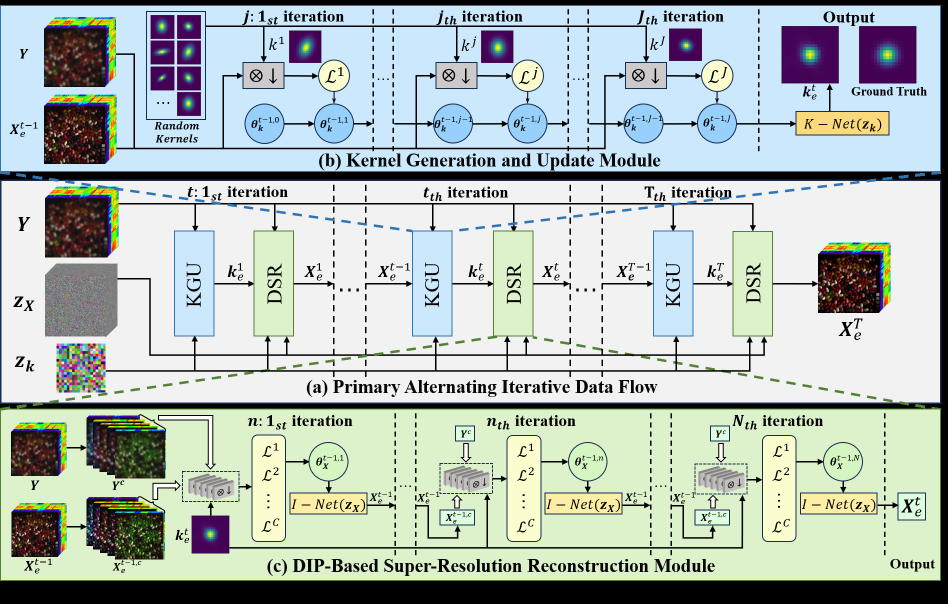
#> input picture illustrations/flow.png, 1896 x 1207 px (shown at 1/2 size); its folder holds only this picture in this run
$ python -i util.py   (imports and definitions only)   (older library calls are emulated)
#> lines starting #> are read from the running program, lines starting #| are printed output that depends on the picture
import os
import time
import torch
import math
import cv2
import numpy as np
from PIL import Image
import scipy.io as sio
from functools import partial

from matplotlib.patches import Rectangle
from skimage.metrics import structural_similarity as compare_ssim
from skimage.metrics import peak_signal_noise_ratio as compare_psnr
import matplotlib
# [1 line not run here, left out]
import matplotlib.pyplot as plt
from scipy.signal import convolve2d
from torch.nn import functional as F
from scipy.ndimage import measurements, interpolation
from scipy.interpolate import interp2d
import torch.nn as nn

'''
# ------------------------------------------------
# util.py for DIPFKP, etc.
# ------------------------------------------------
'''

# [5 lines left out: function calculate_parameters, not called in this run]

class BasicBlock(nn.Module):
    expansion = 1
    # [23 lines left out: functions __init__, forward, not called in this run]


# 用于ResNet50,101和152的残差块，用的是1x1+3x3+1x1的卷积
class Bottleneck(nn.Module):
    # 前面1x1和3x3卷积的filter个数相等，最后1x1卷积是其expansion倍
    expansion = 4

    # [26 lines left out: functions __init__, forward, not called in this run]


class ResNet(nn.Module):
    # [31 lines left out: functions __init__, _make_layer, forward, not called in this run]


class Optimizee_lagd(nn.Module):
    # [26 lines left out: functions __init__, forward, kernel_move, not called in this run]

def move2cpu(d):
    """Move data from gpu to cpu"""
    return d.detach().cpu().float().numpy()


# [4 lines left out: function tensor2im, not called in this run]


def tensor2np(im_t):
    im_np = np.clip(np.transpose(move2cpu(im_t).squeeze(0), (1, 2, 0)), 0, 1)
    return im_np


def np2tensor01(im_np):
    return torch.FloatTensor(np.transpose(im_np, (2, 0, 1))).cuda()


# [16 lines left out: functions im2tensor, im2tensor01, im2tensor01_cpu, not called in this run]


def map2tensor(gray_map):
    """Move gray maps to GPU, no normalization is done"""
    return torch.FloatTensor(gray_map).unsqueeze(0).unsqueeze(0).cuda()


# [14 lines left out: functions resize_tensor_w_kernel, read_image, not called in this run]


def rgb2gray(im):
    """Convert and RGB image to gray-scale"""
    return np.dot(im, [0.299, 0.587, 0.114]) if len(im.shape) == 3 else im


def swap_axis(im):
    """Swap axis of a tensor from a 3 channel tensor to a batch of 3-single channel and vise-versa"""
    return im.transpose(0, 1) if type(im) == torch.Tensor else np.moveaxis(im, 0, 1)


# [12 lines left out: function shave_a2b, not called in this run]


def create_gradient_map(im, window=5, percent=.97):
    """Create a gradient map of the image blurred with a rect of size window and clips extreme values"""
    # Calculate gradients
    gx, gy = np.gradient(rgb2gray(im))
    gx, gy = np.gradient(rgb2gray(im))
    # Calculate gradient magnitude
    gmag, gx, gy = np.sqrt(gx ** 2 + gy ** 2), np.abs(gx), np.abs(gy)
    # Pad edges to avoid artifacts in the edge of the image
    gx_pad, gy_pad, gmag = pad_edges(gx, int(window)), pad_edges(gy, int(window)), pad_edges(gmag, int(window))
    lm_x, lm_y, lm_gmag = clip_extreme(gx_pad, percent), clip_extreme(gy_pad, percent), clip_extreme(gmag, percent)
    # Sum both gradient maps
    grads_comb = lm_x / lm_x.sum() + lm_y / lm_y.sum() + gmag / gmag.sum()
    # Blur the gradients and normalize to original values
    loss_map = convolve2d(grads_comb, np.ones(shape=(window, window)), 'same') / (window ** 2)
    # Normalizing: sum of map = numel
    return loss_map / np.mean(loss_map)


# [10 lines left out: function create_probability_map, not called in this run]


def pad_edges(im, edge):
    """Replace image boundaries with 0 without changing the size"""
    zero_padded = np.zeros_like(im)
    zero_padded[edge:-edge, edge:-edge] = im[edge:-edge, edge:-edge]
    return zero_padded


def clip_extreme(im, percent):
    """Zeroize values below the a threshold and clip all those above"""
    # Sort the image
    im_sorted = np.sort(im.flatten())
    # Choose a pivot index that holds the min value to be clipped
    pivot = int(percent * len(im_sorted))
    v_min = im_sorted[pivot]
    # max value will be the next value in the sorted array. if it is equal to the min, a threshold will be added
    v_max = im_sorted[pivot + 1] if im_sorted[pivot + 1] > v_min else v_min + 10e-6
    # Clip an zeroize all the lower values
    return np.clip(im, v_min, v_max) - v_min


# [249 lines left out: functions post_process_k, zeroize_negligible_val, create_penalty_mask, create_gaussian, nn_interpolation, analytic_kernel and 9 more, not called in this run]

class Bandwise(object):
    def __init__(self, index_fn):
        self.index_fn = index_fn

    # [9 lines left out: function __call__, not called in this run]

cal_bwssim = Bandwise(partial(compare_ssim, data_range=1))
cal_bwpsnr = Bandwise(partial(compare_psnr, data_range=1))

# [213 lines left out: functions MSIQA, evaluation_image, image_result_save, evaluation_dataset, fill_noise, np_to_torch and 1 more, not called in this run]

>>> import cv2
>>> picture = cv2.cvtColor(cv2.imread('../../illustrations/flow.png'), cv2.COLOR_BGR2RGB)
>>> result = create_gradient_map(picture)
#> in create_gradient_map, `gx, gy = np.gradient(rgb2gray(im))`:
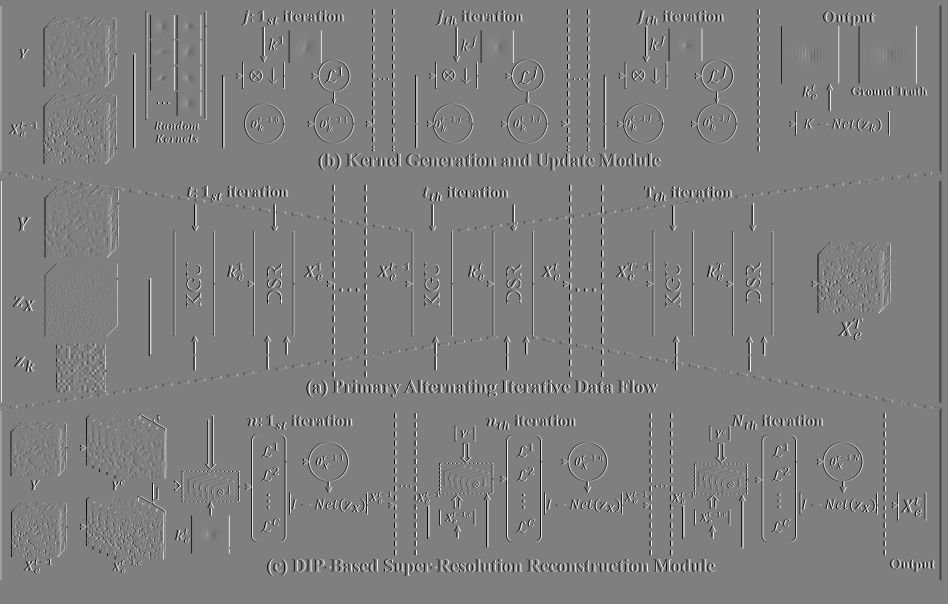
#> gy: shape (1207, 1896) float64 (shown at 1/2 size); min -127.5, max 127.5, mean 0; drawn with min black and max white
#> in create_gradient_map, `gmag, gx, gy = np.sqrt(gx ** 2 + gy ** 2), np.abs(gx), np.abs(gy)`:
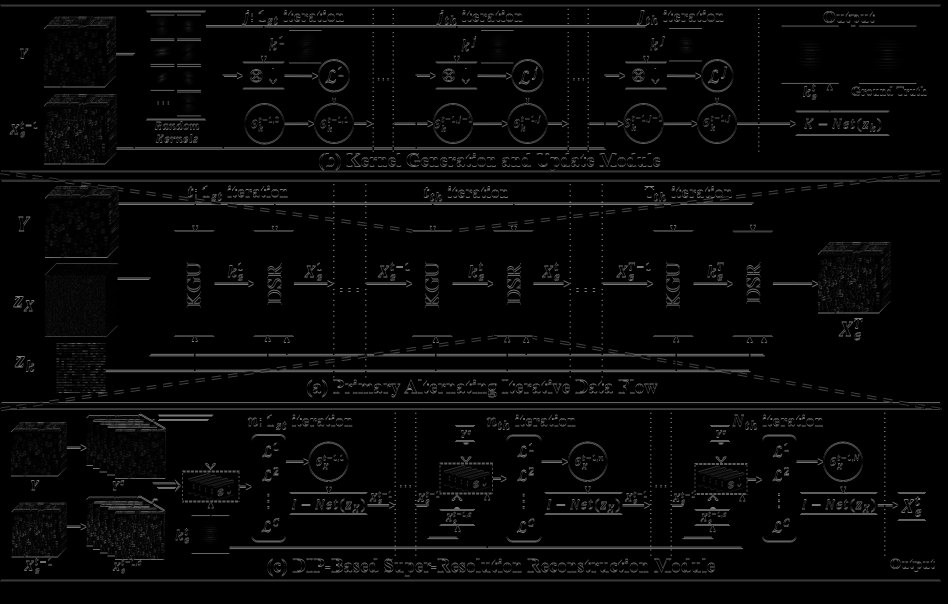
#> gx: shape (1207, 1896) float64 (shown at 1/2 size); min 0, max 127.5, mean 7.3
#> in create_gradient_map, `gmag, gx, gy = np.sqrt(gx ** 2 + gy ** 2), np.abs(gx), np.abs(gy)`:
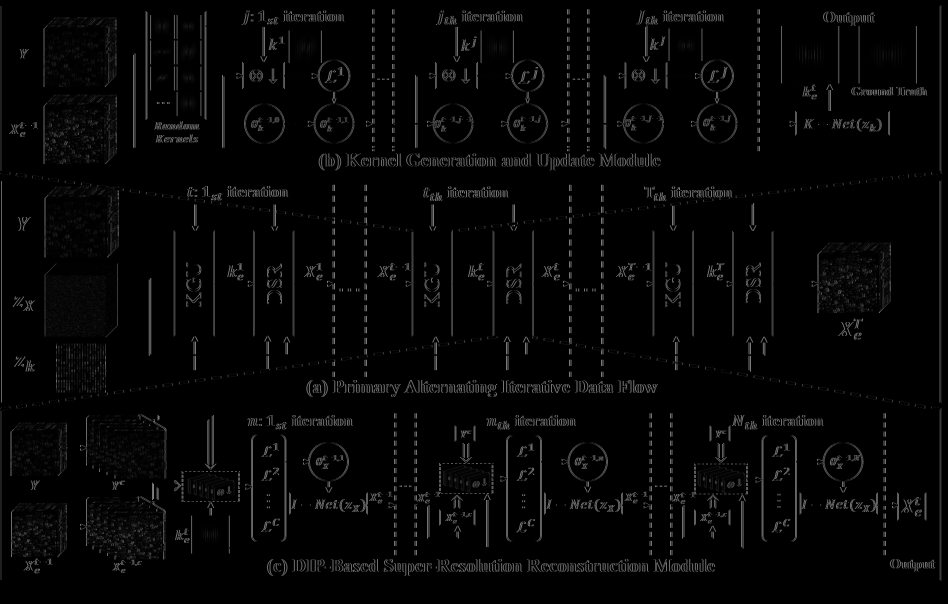
#> gy: shape (1207, 1896) float64 (shown at 1/2 size); min 0, max 127.5, mean 6
#> in pad_edges (call 2), `zero_padded = np.zeros_like(im)`: zero_padded: shape (1207, 1896) float64; every value is 0
#> in clip_extreme, `pivot = int(percent * len(im_sorted))`: pivot = 2219817
#> in clip_extreme, `v_min = im_sorted[pivot]`: v_min = 94.37
#> in clip_extreme, `return np.clip(im, v_min, v_max) - v_min`:
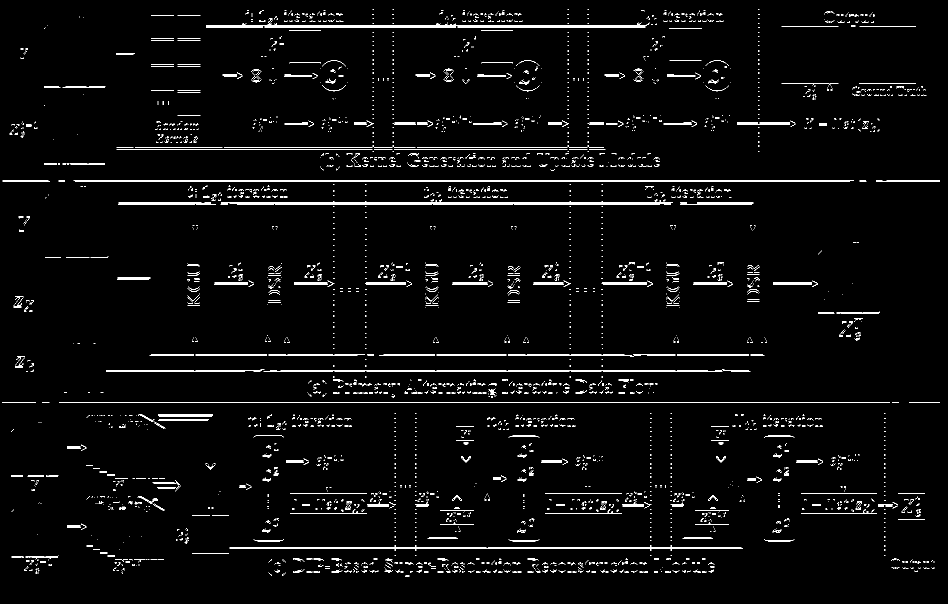
#> returned value: shape (1207, 1896) float64 (shown at 1/2 size); values 0 (black) and 1e-05 (white), 2.9% white in thin lines or dots
#> call 2 of clip_extreme, with percent = 0.97
#> in clip_extreme (call 2), `v_min = im_sorted[pivot]`: v_min = 89.34
#> in clip_extreme (call 2), `return np.clip(im, v_min, v_max) - v_min`:
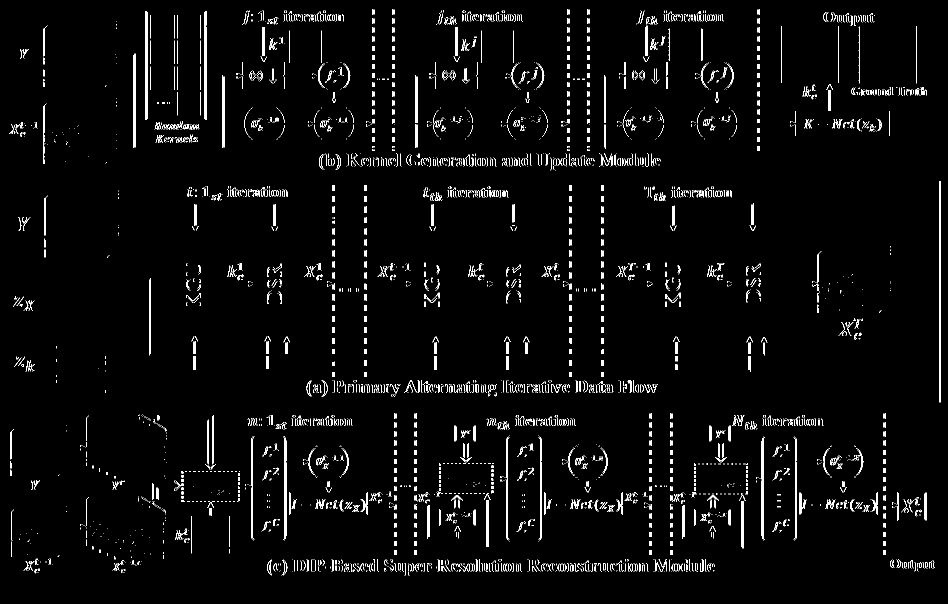
#> returned value: shape (1207, 1896) float64 (shown at 1/2 size); values 0 (black) and 1e-05 (white), 3% white in thin lines or dots
#> call 3 of clip_extreme, with percent = 0.97
#> in clip_extreme (call 3), `v_min = im_sorted[pivot]`: v_min = 112.9
#> in clip_extreme (call 3), `return np.clip(im, v_min, v_max) - v_min`:
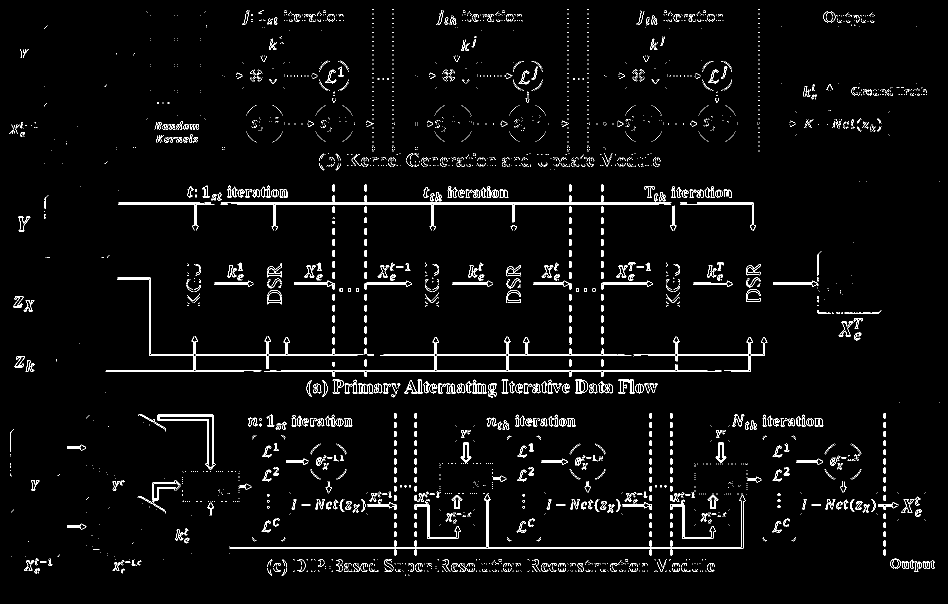
#> returned value: shape (1207, 1896) float64 (shown at 1/2 size); values 0 (black) and 1e-05 (white), 3% white in thin lines or dots
#> in create_gradient_map, `loss_map = convolve2d(grads_comb, np.ones(shape=(window, window)), 'sa..`:
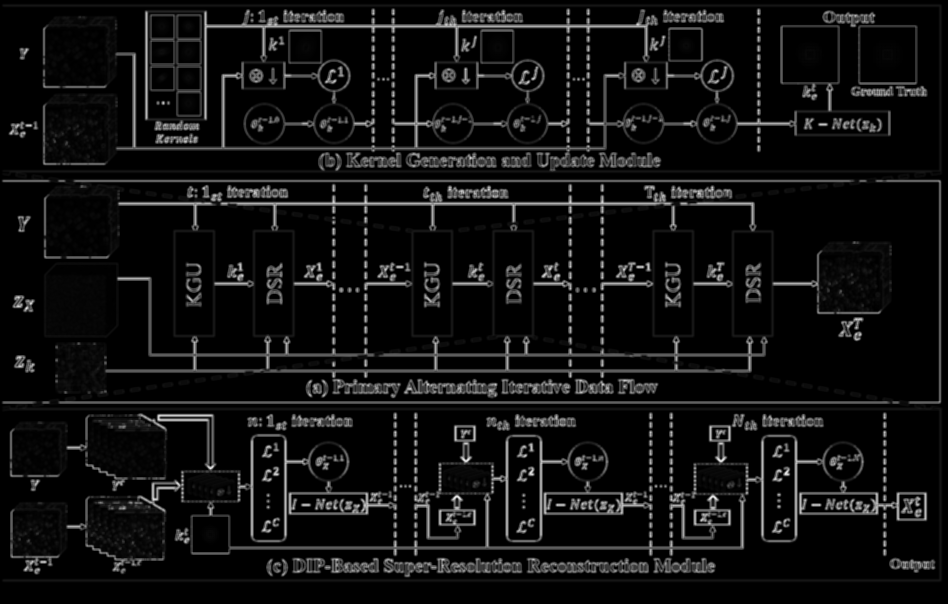
#> loss_map: shape (1207, 1896) float64 (shown at 1/2 size); min 0, max 1.99e-05, mean 1.31e-06; drawn with min black and max white
